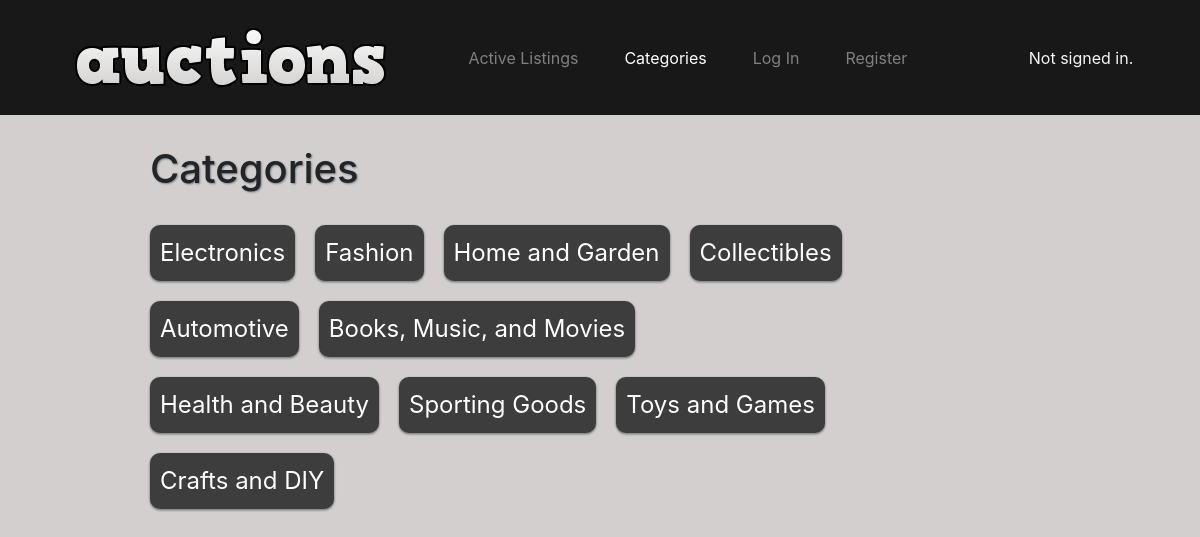
The page /categories on the database its author committed.
### auctions/models.py (models this page shows, shortened)
class Category(models.Model):
    name = models.CharField(max_length=50)

### auctions/views.py (the view)
# urls.py: path("categories", views.categories, name="categories"),
def categories(request):
    categories = Category.objects.all()
    context = {
        "categories": categories,
    }
    return render(request, "auctions/categories.html", context)

### auctions/templates/auctions/categories.html
{% extends "auctions/layout.html" %}
{% block body %}
    <div class="categories-container">
        <h1 style="text-shadow: 1px 1px 2px gray;">Categories</h1>
        <br>
        <div class="categories">
        {% for category in categories %}
            <a class="category" href="{% url 'individual_category' category.name %}">{{ category.name }}</a>
        {% endfor %}
        </div>
    </div>
{% endblock %}

### auctions/static/auctions/styles.css (style rules this page uses)
body { background-color: #d3cfcf; }
.categories-container { padding: 30px; margin-left: 10%; margin-right: 25%; }
.categories { display: flex; flex-wrap: wrap; justify-content: flex-start; gap: 20px; }
.category { padding: 10px; color: white; text-decoration: none; font-size: x-large; background-color: #3d3d3d; border-radius: 10px; box-shadow: 0px 1px 2px .5px grey; }

### rows shown on the page
Category: name "Electronics"
Category: name "Fashion"
Category: name "Home and Garden"
Category: name "Collectibles"
Category: name "Automotive"
Category: name "Books, Music, and Movies"
Category: name "Health and Beauty"
Category: name "Sporting Goods"
Category: name "Toys and Games"
Category: name "Crafts and DIY"
